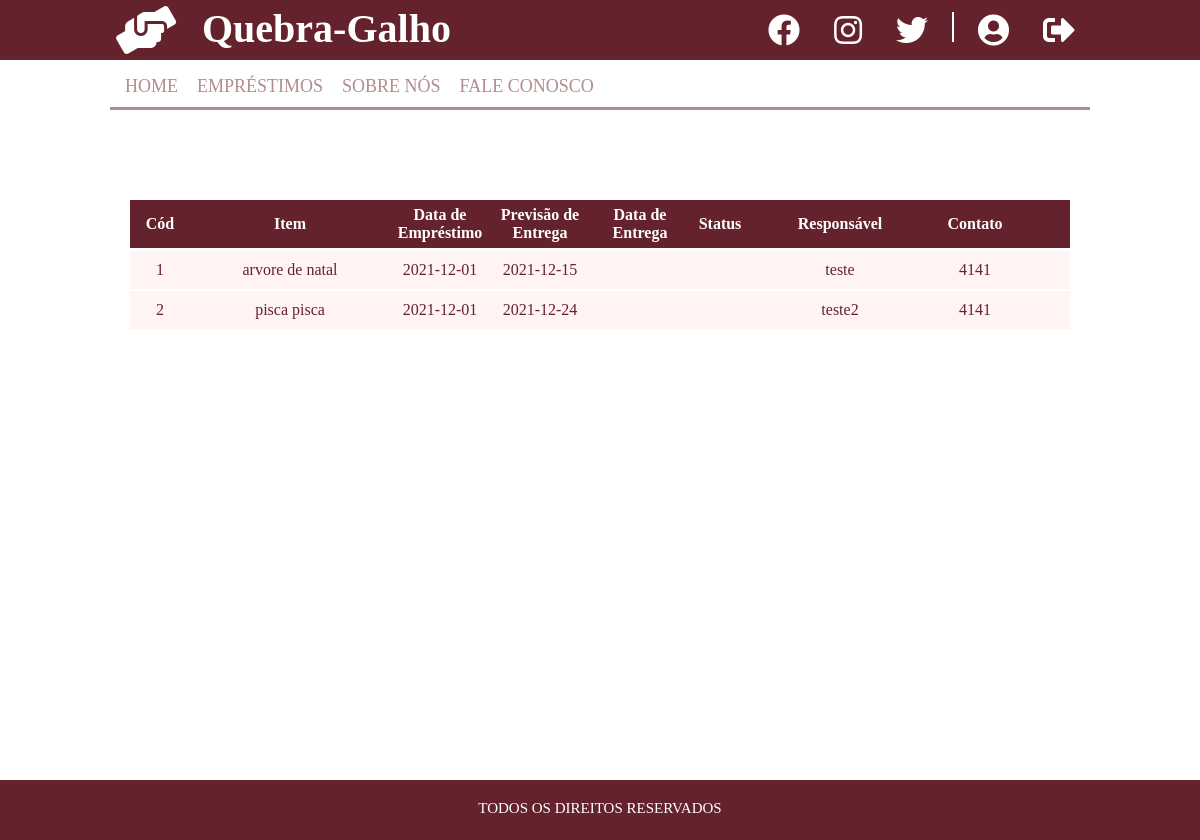
Page /home.php (signed in) on the committed database.
### tables this page shows
CREATE TABLE `itens` (
  `id_item` int(11) NOT NULL,
  `nome_item` varchar(50) NOT NULL,
  `data_emprestimo` date DEFAULT NULL,
  `data_previsao` date DEFAULT NULL,
  `data_entrega` date DEFAULT NULL,
  `responsavel` varchar(45) NOT NULL,
  `contato` varchar(15) NOT NULL
);

### home.php (the view, shortened to what this page needs)
<?php
    include_once('conexao.php');
    $sql = "SELECT * FROM itens ORDER BY id_item";
    $result = $conexao->query($sql);
?>
    <!DOCTYPE html>
    <html lang="pt-br">
    <head>
        <link rel="stylesheet" href="css/home.css">
        <link rel="stylesheet" href="https://use.fontawesome.com/releases/v5.8.2/css/all.css"
>
    </head>
    <body>
            <header class="header">
                <main class="main-header">
                    <div class="header-logo">
                        <a href="index.php">
                            <i class="fas fa-hands-helping fa-3x header-logo"></i>
                        </a>
                    </div>
                    <div class="header-titulo">
                        <a href="index.php">
                        <h1>quebra-galho</h1>
                        </a>
                    </div>
                    <div class="header-perfil">
                        <ul>
                            <a href="construcao.php">
                                <li class="header-icone">
                                    <i class="fab fa-facebook fa-2x"></i>
                                </li>
                            </a>
                            <a href="construcao.php">
                                <li class="header-icone">
                                    <i class="fab fa-instagram fa-2x"></i>
                                </li>
                            </a>
                            <a href="construcao.php">
                                <li class="header-icone">
                                    <i class="fab fa-twitter fa-2x"></i>
                                </li>
                            </a>
                            <li role="separator" class="separador"></li>
                            <a href="construcao.php">
                                <li class="header-icone">
                                    <i class="fas fa-user-circle fa-2x"></i>
                                </li>
                            </a>
                            <a href="sair.php">
                                <li class="header-icone">
                                    <i class="fas fa-sign-out-alt fa-2x"></i>
                                </li>
                            </a>
                        </ul>
                    </div>
                </main>
            </header>
            <main class="main-corpo">
                <div class="corpo-header">
                    <div class="corpo-menu">
                        <ul>
                            <a href="home.php">
                                <li>home</li>
                            </a>
                                <li>empréstimos
                                </li>
                            <a href="sobrenos.php">
                                <li>sobre nós</li>
                            </a>
                            <a href="faleconosco.php">
                                <li>fale conosco</li>
                            </a>
                        </ul>
                    </div>
                </div>
                <div class="corpo-tabela">
                    <table class="table">
                        <thead>
                            <tr class="line">
                                <th class="col col1">Cód</th>
                                <th class="col col2">Item</th>
                                <th class="col col3">Data de Empréstimo</th>
                                <th class="col col4">Previsão de Entrega</th>
                                <th class="col col5">Data de Entrega</th>
                                <th class="col col6">Status</th>
                                <th class="col col7">Responsável</th>
                                <th class="col col8">Contato</th>
                            </tr>
                        </thead>
                        <tbody>
                        <?php
                            while($user_data = mysqli_fetch_assoc($result)) {
                                echo "<tr class='line'>";
                                echo "<td class='col col1'>".$user_data['id_item']."</td>";
                                echo "<td class='col col2'>".$user_data['nome_item']."</td>";
                                echo "<td class='col col3'>".$user_data['data_emprestimo']."</td>";
                                echo "<td class='col col4'>".$user_data['data_previsao']."</td>";
                                echo "<td class='col col5'>".$user_data['data_entrega']."</td>";
                                echo "<td class='col col6'>".$user_data['data_entrega']."</td>";
                                echo "<td class='col col7'>".$user_data['responsavel']."</td>";
                                echo "<td class='col col8'>".$user_data['contato']."</td>";
                                echo "</tr>";
                            }
                        ?>
                        </tbody>
                    </table>
                </div>
            </main>
            <footer class="footer">
                <h2>todos os direitos reservados</h2>
            </footer>
    </body>
    </html>

### css/home.css (style rules this page uses)
* { margin: 0; padding: 0; box-sizing: border-box; }
body { width: 100%; height: 100%; }
main { width: 980px; margin: auto; }
.header { background-color: #64232c; width: 100%; height: 60px; }
.main-header a { color: #fff; text-decoration: none; align-items: center; }
.header-logo { float: left; padding: 3px; }
.header-titulo { padding: 5px; display: inline-block; text-transform: capitalize; font-size: 20px; margin-left: 15px; }
.header-perfil { float: right; }
.header-perfil ul li { margin-left: 5px; margin-right: 5px; position: relative; display: inline-block; transition: background-color .5s; }
.header-icone { padding: 10px; border-radius: 10px; color: #fff; }
.separador { height: 30px; width: 1px; margin-top: 12px; background-color: #DDD; border-right: 2px solid #FFF; }
.main-corpo { height: 90vh; width: 980px; }
.corpo-header { width: 980px; height: 50px; background-color: #fff; border-bottom: 3px solid #b38c8e; }
.corpo-menu { width: 700px; float: left; }
.corpo-menu ul li { position:relative; display: inline-block; margin-left: 15px; margin-top: 16px; font-size: 18px; text-transform: uppercase; color: #b38c8e; height: 30px; transition: border-bottom 5ms; }
.corpo-menu ul a { text-decoration: none; }
.footer { background-color: #64232c; width: 100%; height: 60px; color: #fff; text-align: center; }
.footer h2 { padding-top: 20px; font-weight: lighter; text-transform: uppercase; font-size: 15px; }
.corpo-tabela { margin-top: 90px; margin-left: 20px; }
.table { width: 940px; border-collapse: collapse; }
.col { text-align: center; }
.col1, .col6 { width: 60px; }
.col2 { width: 200px; }
.col3, .col4, .col5 { width: 100px; }
.col7 { width: 180px; }
.col8 { width: 90px; }
.table thead tr { background-color: #64232c; color: #fff; height: 50px; padding-top: 6px; padding-right: 6px; border-bottom: 2px solid #fff; }
.table tbody tr { color: #64232c; background-color: #fff3f4; padding-top: 10px; padding-right: 6px; border-top: 1px solid #fff; border-bottom: 1px solid #fff; transition: background-color .3s; height: 40px; }
.table tbody { display: block; overflow-y: auto; height: 55vh; }
.table tr { display: block; }

### rows in the picture
itens: id_item "1", nome_item "arvore de natal", data_emprestimo "2021-12-01", data_previsao "2021-12-15", responsavel "teste", contato "4141"
itens: id_item "2", nome_item "pisca pisca", data_emprestimo "2021-12-01", data_previsao "2021-12-24", responsavel "teste2", contato "4141"
